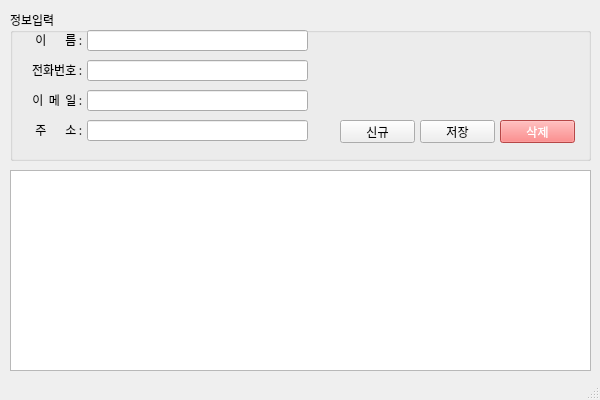
<?xml version="1.0" encoding="UTF-8"?>
<ui version="4.0">
 <class>MainWindow</class>
 <widget class="QMainWindow" name="MainWindow">
  <property name="geometry">
   <rect>
    <x>0</x>
    <y>0</y>
    <width>600</width>
    <height>400</height>
   </rect>
  </property>
  <property name="minimumSize">
   <size>
    <width>600</width>
    <height>400</height>
   </size>
  </property>
  <property name="maximumSize">
   <size>
    <width>600</width>
    <height>400</height>
   </size>
  </property>
  <property name="font">
   <font>
    <family>나눔고딕</family>
   </font>
  </property>
  <property name="windowTitle">
   <string>MainWindow</string>
  </property>
  <widget class="QWidget" name="centralwidget">
   <widget class="QWidget" name="verticalLayoutWidget">
    <property name="geometry">
     <rect>
      <x>10</x>
      <y>10</y>
      <width>581</width>
      <height>151</height>
     </rect>
    </property>
    <layout class="QVBoxLayout" name="verticalLayout">
     <item>
      <widget class="QGroupBox" name="groupBox">
       <property name="styleSheet">
        <string notr="true"/>
       </property>
       <property name="title">
        <string>정보입력</string>
       </property>
       <widget class="QLabel" name="label">
        <property name="geometry">
         <rect>
          <x>15</x>
          <y>22</y>
          <width>60</width>
          <height>16</height>
         </rect>
        </property>
        <property name="text">
         <string>이       름 : </string>
        </property>
        <property name="alignment">
         <set>Qt::AlignRight|Qt::AlignTrailing|Qt::AlignVCenter</set>
        </property>
       </widget>
       <widget class="QLineEdit" name="txtName">
        <property name="geometry">
         <rect>
          <x>77</x>
          <y>20</y>
          <width>221</width>
          <height>21</height>
         </rect>
        </property>
        <property name="inputMethodHints">
         <set>Qt::ImhNone</set>
        </property>
       </widget>
       <widget class="QLineEdit" name="txtPhone">
        <property name="geometry">
         <rect>
          <x>77</x>
          <y>50</y>
          <width>221</width>
          <height>21</height>
         </rect>
        </property>
        <property name="inputMethodHints">
         <set>Qt::ImhFormattedNumbersOnly</set>
        </property>
       </widget>
       <widget class="QLabel" name="label_2">
        <property name="geometry">
         <rect>
          <x>15</x>
          <y>52</y>
          <width>60</width>
          <height>16</height>
         </rect>
        </property>
        <property name="text">
         <string>전화번호 : </string>
        </property>
        <property name="alignment">
         <set>Qt::AlignRight|Qt::AlignTrailing|Qt::AlignVCenter</set>
        </property>
       </widget>
       <widget class="QLineEdit" name="txtEmail">
        <property name="geometry">
         <rect>
          <x>77</x>
          <y>80</y>
          <width>221</width>
          <height>21</height>
         </rect>
        </property>
       </widget>
       <widget class="QLabel" name="label_3">
        <property name="geometry">
         <rect>
          <x>15</x>
          <y>82</y>
          <width>60</width>
          <height>16</height>
         </rect>
        </property>
        <property name="text">
         <string>이  메  일 : </string>
        </property>
        <property name="alignment">
         <set>Qt::AlignRight|Qt::AlignTrailing|Qt::AlignVCenter</set>
        </property>
       </widget>
       <widget class="QLineEdit" name="txtAddress">
        <property name="geometry">
         <rect>
          <x>77</x>
          <y>110</y>
          <width>221</width>
          <height>21</height>
         </rect>
        </property>
       </widget>
       <widget class="QLabel" name="label_4">
        <property name="geometry">
         <rect>
          <x>15</x>
          <y>112</y>
          <width>60</width>
          <height>16</height>
         </rect>
        </property>
        <property name="text">
         <string>주       소 : </string>
        </property>
        <property name="alignment">
         <set>Qt::AlignRight|Qt::AlignTrailing|Qt::AlignVCenter</set>
        </property>
       </widget>
       <widget class="QPushButton" name="btnNew">
        <property name="geometry">
         <rect>
          <x>330</x>
          <y>110</y>
          <width>75</width>
          <height>23</height>
         </rect>
        </property>
        <property name="text">
         <string>신규</string>
        </property>
       </widget>
       <widget class="QPushButton" name="btnSave">
        <property name="geometry">
         <rect>
          <x>410</x>
          <y>110</y>
          <width>75</width>
          <height>23</height>
         </rect>
        </property>
        <property name="text">
         <string>저장</string>
        </property>
       </widget>
       <widget class="QPushButton" name="btnDel">
        <property name="geometry">
         <rect>
          <x>490</x>
          <y>110</y>
          <width>75</width>
          <height>23</height>
         </rect>
        </property>
        <property name="styleSheet">
         <string notr="true">background-color: rgb(255, 100, 100);
color: rgb(255, 255, 255);</string>
        </property>
        <property name="text">
         <string>삭제</string>
        </property>
       </widget>
      </widget>
     </item>
    </layout>
   </widget>
   <widget class="QWidget" name="verticalLayoutWidget_2">
    <property name="geometry">
     <rect>
      <x>10</x>
      <y>170</y>
      <width>581</width>
      <height>201</height>
     </rect>
    </property>
    <layout class="QVBoxLayout" name="verticalLayout_2">
     <item>
      <widget class="QTableWidget" name="tblAddress"/>
     </item>
    </layout>
   </widget>
  </widget>
  <widget class="QStatusBar" name="stbCurrent"/>
 </widget>
 <resources/>
 <connections/>
</ui>
